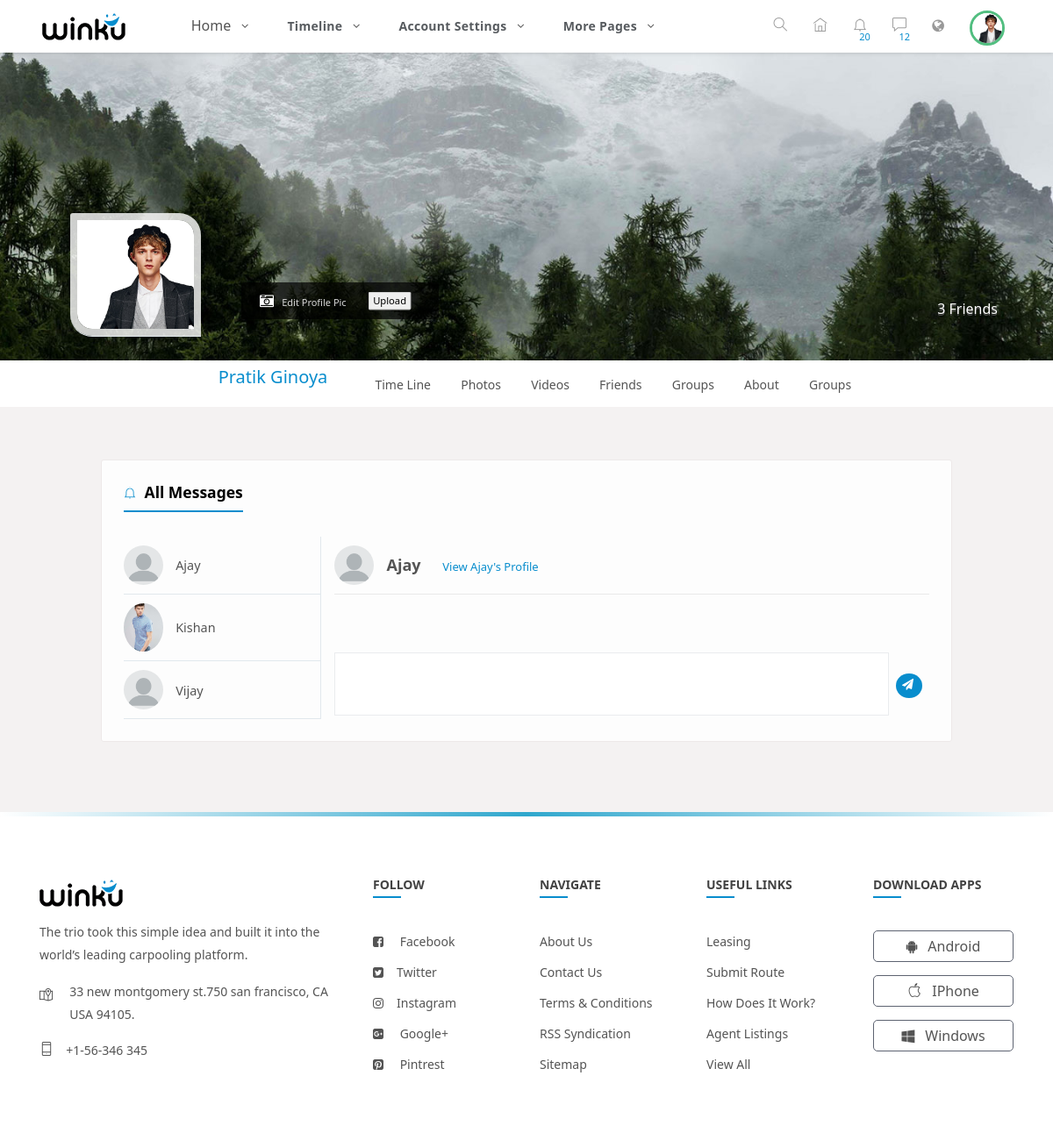
Screenshot of /messages.php (signed in) with the database file from the repository.
### tables this page shows
CREATE TABLE `user_register` (
  `id` int(11) NOT NULL,
  `name` text NOT NULL,
  `username` text NOT NULL,
  `password` text NOT NULL,
  `gender` text NOT NULL,
  `email` text NOT NULL,
  `profile_pic` text NOT NULL DEFAULT 'default001.jpg',
  `cover_pic` text NOT NULL
);

CREATE TABLE `friend` (
  `id` int(11) NOT NULL,
  `user` int(11) NOT NULL,
  `friend_id` int(11) NOT NULL
);

### messages.php (the view, shortened to what this page needs)
<?php include_once 'header_profile.php';
$sql_select_frnd = "select * from friend inner join user_register on friend.user = $user_id and friend.friend_id = user_register.id";
$data_frnd = mysqli_query($conn,$sql_select_frnd);
if (isset($_GET['m_id']))
{
	$m_id = $_GET['m_id'];
}
else
{
	$sql_select_frnd_s = "select * from friend inner join user_register on friend.user = $user_id and friend.friend_id = user_register.id";
	$data_frnd_s = mysqli_query($conn,$sql_select_frnd_s);
	$row = mysqli_fetch_assoc($data_frnd_s);
	$m_id = $row['id'];
}
$sql_profile_details = "select * from user_register where id = $m_id";
$data_details = mysqli_query($conn,$sql_profile_details);
$row_details = mysqli_fetch_assoc($data_details);
?>
		<section>
		<div class="gap gray-bg">
			<div class="container-fluid">
				<div class="row">
					<div class="col-lg-12">
						<div class="row" id="page-contents">
							<div class="col-lg-10 m-auto">
								<div class="central-meta">
									<div class="messages">
										<h5 class="f-title"><i class="ti-bell"></i> All Messages</h5>
										<div class="message-box d-flex">
											<ul class="peoples">
											<?php while ($row = mysqli_fetch_assoc($data_frnd)) { ?>
												<li>
													<figure>
														<img src="image/<?php echo $row['profile_pic']; ?>" alt="">
													</figure>
													<div class="people-name">
														<a href="messages.php?m_id=<?php echo $row['id']; ?>"><span><?php echo $row['name']; ?></span></a>
													</div>
												</li>
											<?php } ?>
											</ul>
											<div class="peoples-mesg-box" id="view_message_box">
												<div class="conversation-head">
													<figure><img src="image/<?php echo $row_details['profile_pic']; ?>" alt=""></figure>
													<span><?php echo $row_details['name']; ?> <a class="we-reply" href="time-line.php?v_id=<?php echo $row_details['id']; ?>" title="Reply" style="font-weight: 500; margin-left: 20px;" >View  <?php echo $row_details['name']; ?>'s Profile</a>
													</span>
												</div>
												<ul class="chatting-area" id="messages_data">
												</ul>
												<div class="message-text-container">
													<form method="post" class="message_send">
														<div class="d-flex">
														<textarea name="msg" id="msg"></textarea>
														<button class="button_msg my-4 mx-2" title="send"><i class="fa fa-paper-plane"></i></button>
														</div>
													</form>
												</div>
											</div>
										</div>
									</div>
								</div>
							</div>
						</div>
					</div>
				</div>
			</div>
		</div>
	</section>
	<?php include_once 'footer.php'; ?>
	<?php include_once 'scripts.php'; ?>

### header_profile.php (shortened to what this page needs)
<?php
include_once 'connection.php';
if (isset($_SESSION['login']))
{
	$user_id = $_SESSION['login'];
}
else
{
	header('location:index.php');
}
$url = $_SERVER['REQUEST_URI'];
$sql_select_pro_pic = "select * from `user_register` where `id`='$user_id'";
$data_user_pro_pic = mysqli_query($conn,$sql_select_pro_pic);
$row_user_pro_pic = mysqli_fetch_assoc($data_user_pro_pic);
if(isset($_GET['v_id']))
{
	$view_profile = $_GET['v_id'];
	$sql_select_profile = "select * from user_register where id = $view_profile";
	$data_profile = mysqli_query($conn,$sql_select_profile);
	$row_profile = mysqli_fetch_assoc($data_profile);
	$sql_select_con = "select * from `friend` where `user`='$view_profile'";
	$data_con = mysqli_query($conn,$sql_select_con);
	$total_friends = mysqli_num_rows($data_con);
}
else
{
	$sql_select_profile = "select * from user_register where id = $user_id";
	$data_profile = mysqli_query($conn,$sql_select_profile);
	$row_profile = mysqli_fetch_assoc($data_profile);
	$sql_select_con = "select * from `friend` where `user`='$user_id'";
	$data_con = mysqli_query($conn,$sql_select_con);
	$total_friends = mysqli_num_rows($data_con);
}
 ?>
<!DOCTYPE html>
<html lang="en">
<head>
    <link rel="stylesheet" href="css/main.min.css">
    <link rel="stylesheet" href="css/styleses.css">
    <link rel="stylesheet" href="css/color.css">
    <link rel="stylesheet" href="css/responsives.css">
</head>
<body>
<div class="theme-layout">
	<div class="topbar stick">
		<div class="logo">
			<a title="" href="index.php"><img src="images/logo.png" alt=""></a>
		</div>
		<div class="top-area">
			<ul class="main-menu">
				<li><span>Home</span>
				</li>
				<li>
					<a href="#" title="">timeline</a>
				</li>
				<li>
					<a href="#" title="">account settings</a>
				</li>
				<li>
					<a href="#" title="">more pages</a>
				</li>
			</ul>
			<ul class="setting-area" style="margin-top: 17px;">
				<li>
					<a href="#" title="Home" data-ripple=""><i class="ti-search"></i></a>
				</li>
				<li><a href="index.php" title="Home" data-ripple=""><i class="ti-home"></i></a></li>
				<li>
					<a href="#" title="Notification" data-ripple="">
						<i class="ti-bell"></i><span>20</span>
					</a>
				</li>
				<li>
					<a href="#" title="Messages" data-ripple=""><i class="ti-comment"></i><span>12</span></a>
				</li>
				<li><a href="#" title="Languages" data-ripple=""><i class="fa fa-globe"></i></a>
				</li>
			</ul>
			<div class="user-img">
				<div style=" border-radius: 50%; width: 40px; height: 40px;">
					<img src="image/<?php echo $row_user_pro_pic['profile_pic']; ?>"  alt="" style="border: 3px solid #52BE80; border-radius: 50%; width:100%; height: 100%; object-fit: cover; object-position: top;">
				</div>
			</div>
		</div>
	</div>
</div>
	<section>
		<div class="feature-photo">
			<figure><img src="images/resources/timeline-1.jpg" alt=""></figure>
			<div class="add-btn">
				<span><?php echo $total_friends; ?> Friends</span>
			</div>
		<?php if($row_profile['id'] == $user_id) { ?>
			<form class="edit-phto" method="post" enctype="multipart/form-data" style="z-index: 0;">
				<i class="fa fa-camera-retro"></i>
				<label class="fileContainer">
					Edit Profile Pic
				</label>
				<input type="submit" class="edit_pro_button" name="upload" value="Upload">
			</form>
		<?php } ?>
			<div class="container-fluid">
				<div class="row merged">
					<div class="col-lg-2 col-sm-3">
						<div class="user-avatar">
								<img src="image/<?php echo $row_profile['profile_pic']; ?>" alt="profile_pic">
						</div>
					</div>
					<div class="col-lg-10 col-sm-9">
						<div class="timeline-info">
							<ul>
								<li class="admin-name">
								  <h5><?php echo $row_profile['name']; ?></h5>
								</li>
								<li>
									<a class="<?php
									if($url=="/social_media/time-line.php" || $url=="/social_media/time-line.php?v_id=".$view_profile)
										{ echo "active"; } ?>"
									href="<?php if(isset($_GET['v_id'])){echo 'time-line.php?v_id='.$view_profile;} else{echo 'time-line.php';} ?>" title="" data-ripple="">time line</a>
									<a class="<?php
									if($url=="/social_media/timeline-photos.php" || $url=="/social_media/timeline-photos.php?v_id=".$view_profile)
										{ echo "active"; } ?>"
									href="<?php if(isset($_GET['v_id'])){echo 'timeline-photos.php?v_id='.$view_profile;} else{echo 'timeline-photos.php';} ?>" title="" data-ripple="">Photos</a>
									<a class="<?php
									if($url=="/social_media/timeline-videos.php" || $url=="/social_media/timeline-videos.php?v_id=".$view_profile)
										{ echo "active"; } ?>"
									href="<?php if(isset($_GET['v_id'])){echo 'timeline-videos.php?v_id='.$view_profile;} else{echo 'timeline-videos.php';} ?>" title="" data-ripple="">Videos</a>
									<a class="<?php
									if($url=="/social_media/timeline-friends.php" || $url=="/social_media/timeline-friends.php?v_id=".$view_profile)
										{ echo "active"; } ?>"
									href="<?php if(isset($_GET['v_id'])){echo 'timeline-friends.php?v_id='.$view_profile;} else{echo 'timeline-friends.php';} ?>" title="" data-ripple="">Friends</a>
									<a class="<?php
									if($url=="/social_media/timeline-groups.php" || $url=="/social_media/timeline-groups.php?v_id=".$view_profile)
										{ echo "active"; } ?>"
									href="<?php if(isset($_GET['v_id'])){echo 'timeline-groups.php?v_id='.$view_profile;} else{echo 'timeline-groups.php';} ?>" title="" data-ripple="">Groups</a>
									<a class="<?php
									if($url=="/social_media/about.php" || $url=="/social_media/about.php?v_id=".$view_profile)
										{ echo "active"; } ?>"
									href="<?php if(isset($_GET['v_id'])){echo 'about.php?v_id='.$view_profile;} else{echo 'about.php';} ?>" title="" data-ripple="">about</a>
									<a class="<?php
									if($url=="/social_media/timeline-groups.php" || $url=="/social_media/timeline-groups.php?v_id=".$view_profile)
										{ echo "active"; } ?>"
									href="<?php if(isset($_GET['v_id'])){echo 'timeline-groups.php?v_id='.$view_profile;} else{echo 'timeline-groups.php';} ?>" title="" data-ripple="">Groups</a>
								</li>
							</ul>
						</div>
					</div>
				</div>
			</div>
		</div>
	</section>

### rows the page displays
user_register: profile_pic (picture), name "Pratik Ginoya"
friend: user_register.profile_pic (placeholder picture), user_register.name "Ajay"
friend: user_register.profile_pic (picture), user_register.name "Kishan"
friend: user_register.profile_pic (placeholder picture), user_register.name "Vijay"
user_register: profile_pic (placeholder picture), name "Ajay"

### other values shown
$total_friends "3"
